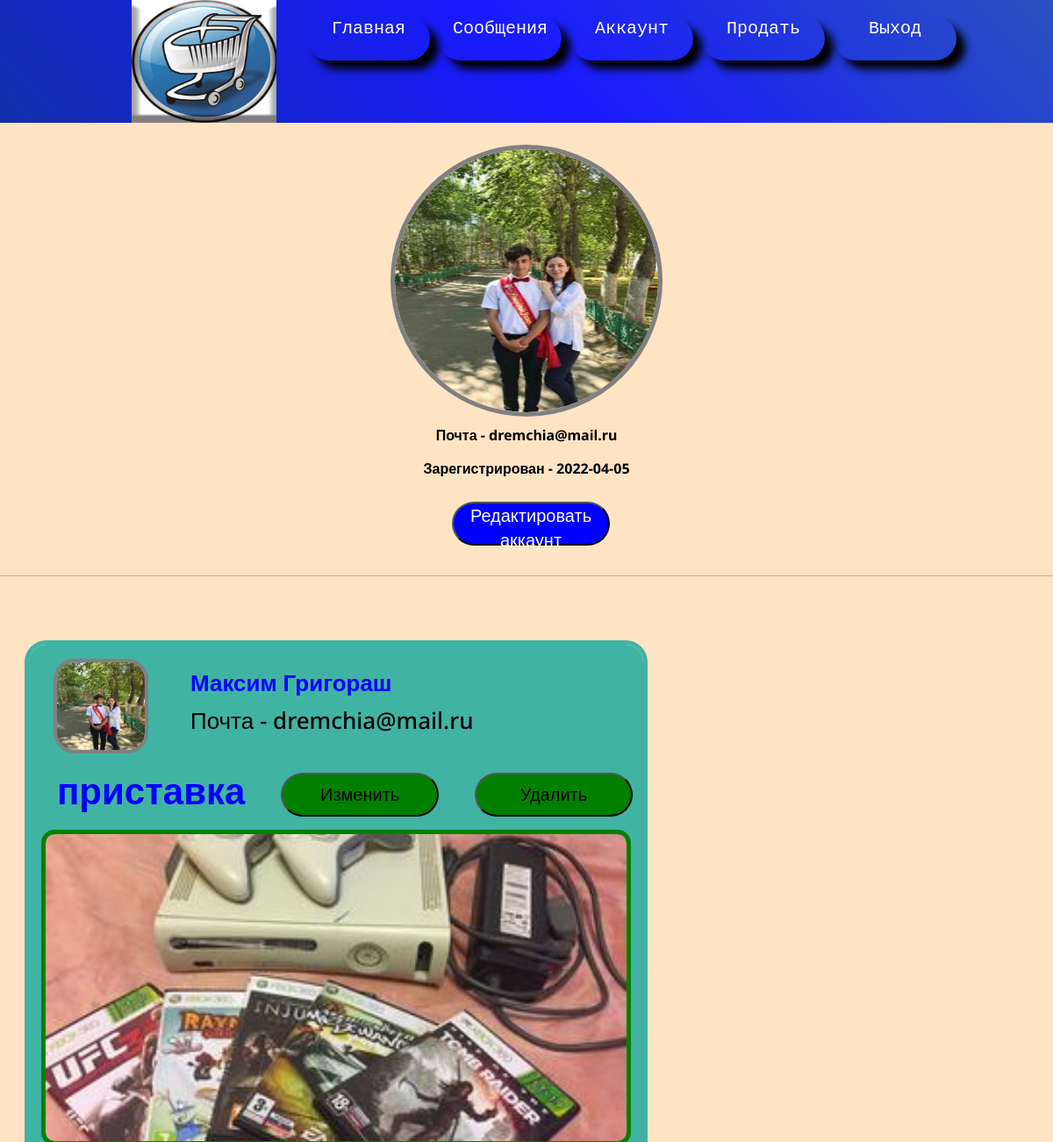
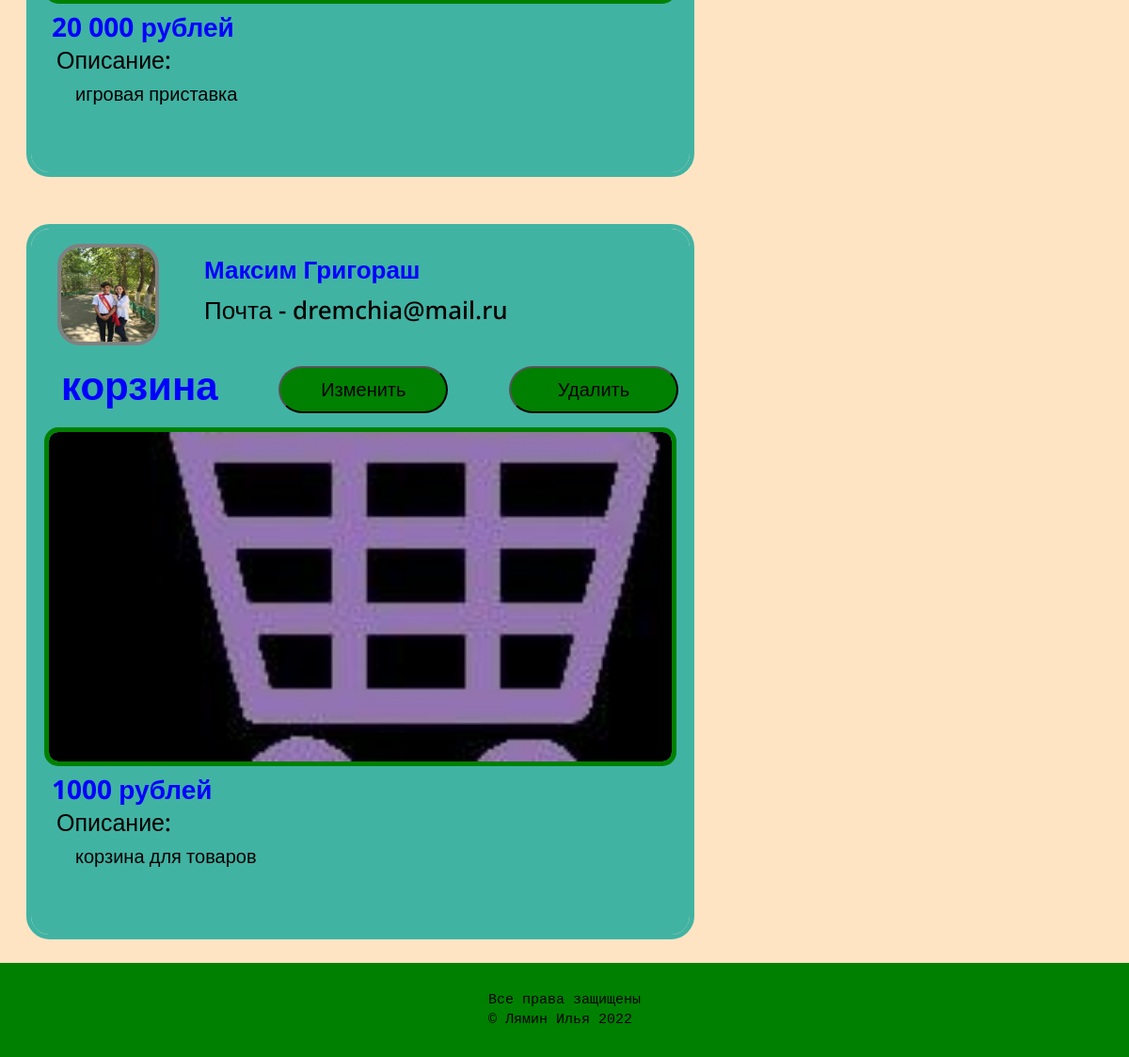
/account (signed in), run on the app's committed database (2 pictures, top to bottom).
### data/users.py (models this page shows)
class User(SqlAlchemyBase, UserMixin, SerializerMixin):
    __tablename__ = 'users'
    id = sqlalchemy.Column(sqlalchemy.Integer, primary_key=True, autoincrement=True)
    surname = sqlalchemy.Column(sqlalchemy.String, name='surname')
    name = sqlalchemy.Column(sqlalchemy.String, name='name')
    age = sqlalchemy.Column(sqlalchemy.Integer, name='age')
    photo = sqlalchemy.Column(sqlalchemy.String, default='default.jpg')
    town = sqlalchemy.Column(sqlalchemy.String, name='town', default='Moscow')
    email = sqlalchemy.Column(sqlalchemy.String, name='email')
    password = sqlalchemy.Column(sqlalchemy.String, name='password')
    register_date = sqlalchemy.Column(sqlalchemy.DateTime, name='register_date', default=datetime.datetime.now())
    products = orm.relation("Products", back_populates='author')

### data/products.py (models this page shows)
class Products(SqlAlchemyBase, UserMixin, SerializerMixin):
    __tablename__ = 'products'
    id = sqlalchemy.Column(sqlalchemy.Integer, primary_key=True, autoincrement=True)
    user_id = sqlalchemy.Column(sqlalchemy.Integer, sqlalchemy.ForeignKey('users.id'))
    product = sqlalchemy.Column(sqlalchemy.String, default='без названия')
    price = sqlalchemy.Column(sqlalchemy.Integer)
    photo = sqlalchemy.Column(sqlalchemy.String, default='default.jpg')
    about = sqlalchemy.Column(sqlalchemy.Text, default='Без описания')
    author = orm.relation('User')

### main.py (the view)
@app.route('/account')
def account():
    db_sess = db_session.create_session()
    user = db_sess.query(User).filter(User.id == current_user.id).first()
    date = str(user.register_date).split()[0]
    image_file = url_for('static',
                         filename='img/profile_pics/' + current_user.name + '/account_image/' + current_user.photo)
    return render_template('account.html', title='Аккаунт', user=user, date=date, image_file=image_file)

### data/db_session.py (called while the page is built)
def create_session() -> Session:
    global __factory
    return __factory()

### main.py (called while the page is built)
@login_manager.user_loader
def load_user(user_id):
    db_sess = db_session.create_session()
    return db_sess.query(User).get(user_id)

### templates/account.html (shortened to what this page needs)
{% extends 'layout.html'%}
{% block content %}
<div class="center_account">
    <div class="account_img">
        {% if user.photo == 'default.jpg' %}
            <img src="{{url_for('static', filename='img/аккаунт_по_умолчанию.jpg')}}">
            <p>Почта - {{ user.email }}</p>
            <p>Зарегистрирован - {{ date }}</p>
            <a href="/edit_account"><button>Редактировать аккаунт</button></a>
        {% else %}
            <img src="{{ image_file }}">
            <p>Почта - {{ user.email }}</p>
            <p>Зарегистрирован - {{ date }}</p>
            <a href="/edit_account"><button>Редактировать аккаунт</button></a>
        {% endif %}
    </div>
    <hr>
    <div class="container mt-5">
        <div class="row">
            {% for i in user.products %}
                <div class="product">
                    {% if i.author.photo != 'default.jpg' %}
                        <div class="short_user">
                            <img src="{{ image_file }}"
                            alt="" style="width:100px; height: 100px;">
                            <ul>
                                <li><label style="color: blue;font-weight: 700">{{ i.author.name }} {{ i.author.surname }}</label></li>
                                <li><label>Почта - {{ i.author.email }}</label></li>
                            </ul>
                        </div>
                    {% endif %}
                    {% if current_user.id == i.author.id %}
                        <div class="info">
                            <h3>{{i.product}}</h3>
                            <a href="/edit_product/{{ i.id }}"><button>Изменить</button></a>
                            <a href="#zatemnenie_1"><button>Удалить</button></a>
                        </div>
                    {% endif %}
                    <div class="image">
                        {% if i.photo != 'default.jpg' %}
                            <img src="{{url_for('static', filename='img/profile_pics/' + i.author.name + '/products_image/' + i.photo)}}">
                        {% else %}
                            <img src="{{url_for('static', filename='img/продукт_по_умолчанию.jpg')}}">
                        {% endif %}
                    </div>
                    {% if current_user.is_authenticated and current_user.id != i.author.id %}
                        <div class="info-price">
                            <span class="price">{{i.price}} <smal>рублей</smal></span>
                            <a href="/buy/{{ i.id }}"><button class="buy"><ion-icon name="cart-outline"></ion-icon></button></a>
                        </div>
                    {% else %}
                        <div class="info-price">
                            <span class="price">{{i.price}} <smal>рублей</smal></span>
                        </div>
                    {% endif %}
                    <div class="about">
                        <h1>Описание:</h1><br>
                        <h2>{{ i.about }} </h2>
                    </div>
                </div>
            {% endfor %}
        </div>
    </div>
</div>
{% endblock content %}

### templates/layout.html (shortened to what this page needs)
<!DOCTYPE html>
<html lang="ru">
<head>
	<link rel="stylesheet" href="libs/bootstrap-reboot.min.css">
	<link rel="stylesheet" href="libs/bootstrap-grid.min.css">
    <link rel="stylesheet" href="{{ url_for('static', filename='css/style.css') }}">
</head>
<body>
<div class="wrapper">
{% block menu %}
<header class="header">
    <div class="logo">
        <img src="{{ url_for('static', filename='img/logo.jpg')}}" alt="logo">
    </div>
    {% if current_user.is_authenticated %}
    <ul class="main_menu">
        <li><a href="{{url_for('home')}}"><p>Главная</p></a></li>
        <li><a href="#"><p>Сообщения</p></a></li>
        <li><a href="{{url_for('account')}}"><p>Аккаунт</p></a></li>
        <li><a href="{{url_for('sell_product')}}"><p>Продать</p></a></li>
        <li><a href="#zatemnenie"><p>Выход</p></a></li>
    </ul>
    {% else %}
    <ul class="main_menu">
        <li><a href="{{url_for('home')}}"><p>Главная</p></a></li>
        <li><a href="{{url_for('register')}}"><p>Регистрация</p></a></li>
        <li><a href="{{url_for('authorization')}}"><p>Войти</p></a></li>
    </ul>
    {% endif %}
</header>
{% endblock menu %}
{% block content %}{% endblock content %}
{% block footer %}
    <footer class="footer">Все права защищены<br>
        &#169; Лямин Илья 2022
    </footer>
{% endblock footer %}
</div>
</body>
</html>

### static/css/style.css (style rules this page uses)
* { margin: 0; padding: 0; }
html, body { background: bisque; position: relative; font-family: 'Noto Sans', sans-serif; font-size: 16px; line-height: 1.4; color: #000; min-width: 320px; overflow-x: hidden; height: 100%; }
.logo img { float: left; margin-left: 150px; width: 165px; height: 140px; }
.header { height: 140px; background: linear-gradient(45deg, #122faa, #1919ff, #2a52be); }
.main_menu { display: flex; justify-content: flex-end; padding-right: 100px; }
.main_menu a { text-decoration: none; color: white; font-weight: 400; }
.main_menu li { list-style: none; margin-right: 10px; width: 140px; height: 50px; margin-top: 2.5%; box-shadow: 10px 10px 10px black; font-family: monospace; border-radius: 100px; text-align: center; }
.main_menu { font-size: 20px; }
.wrapper { display: flex; flex-direction: column; height: 100%; }
.footer { display: flex; justify-content: center; align-items: center; width: 100%; height: 100px; font-size: 15px; font-family: monospace; background: green; flex: 0 0 auto; }
button { margin-top: 10px; background: #C5C6C7; height: 50px; width: 180px; border-radius: 30px/30px; font-size: 20px; cursor: pointer; }
.container { max-width: 1560px; width: 100%; padding-left: 15px; padding-right: 15px; margin-left: auto; margin-right: auto; }
.row { display: flex; flex-wrap: wrap; }
.product { margin: 30px; outline: 5px #41B3A3 solid; background-color: #41B3A3; width: 700px; height: 750px; border-radius: 20px/20px; }
.image img { height: 350px; width: 98%; object-fit: cover; margin-top: 20px; margin-left: 7px; outline: 5px green solid; border-radius: 10px/10px; }
.image { margin-bottom: 10px; }
.info { display: flex; flex-flow: row nowrap; justify-content: space-between; }
.info button { background: green; margin-top: 25px; }
.info h3 { font-size: 42px; font-weight: 700; margin-top: 20px; margin-bottom: 0px; margin-left: 20px; color: blue; }
.info-price { display: flex; flex-flow: row nowrap; justify-content: space-between; align-items: center; }
.price { font-weight: 700; font-size: 28px; color: blue; margin-left: 10px; }
.short_user { display: flex; }
.short_user img { margin-top: 20px; margin-left: 20px; margin-right: 20px; border-radius: 20px/20px; outline: 4px gray solid; }
.short_user ul { margin-top: 18px; }
.short_user li { list-style: none; margin-top: 7px; }
.short_user label { font-size: 26px; font-weight: 500; }
.about { margin-left: 15px; }
.about h1 { font-size: 25px; }
.about h2 { margin-top: -20px; margin-left: 20px; font-size: 20px; word-break:break-all; }
.account_img { height: 500px; width: 500px; margin: 0 auto; }
.account_img img { border-radius: 150px/150px; outline: 5px solid gray; width: 300px; height: 300px; margin-top: 30px; margin-left: 100px; }
.account_img button { background: blue; color: white; margin-top: 10px; margin-right: 70px; margin-left: 165px; }
.account_img p { font-weight: 700; margin-top: 15px; text-align: center; }

### data on the page
User: email "dremchia@mail.ru"
Products: author.name "Максим", author.surname "Григораш", author.email "dremchia@mail.ru", product "приставка", photo.name (picture), price "20 000", about "игровая приставка"
Products: author.name "Максим", author.surname "Григораш", author.email "dremchia@mail.ru", product "корзина", photo.name (picture), price "1000", about "корзина для товаров"

### other printed values
{{ date }} "2022-04-05"
